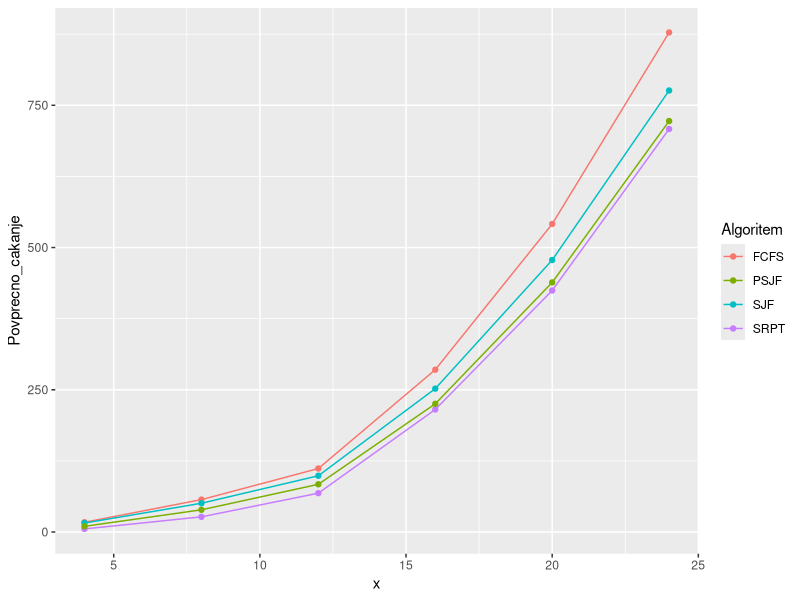

Here is the R script that generated this plot: (Note: this script raises an error after producing the figure.)
# Vizualizacija
# dal sem k = 1000 (v PYTHON), dogajajo se cudne stvari, verjetno ni problem v prvotnih algoritmih

library(ggplot2)
library(tidyr)

Beta_porazdelitev_n = read.csv("beta_n.csv")

Beta = Beta_porazdelitev_n[,0:4]

x = c(4, 8, 12 , 16 , 20 , 24)

df = cbind(x ,Beta)

Tabela = df %>% pivot_longer( !x, names_to = "Algoritem", values_to = "Povprecno_cakanje")

#df = cbind(x, Beta_porazdelitev_n)

cakanje = ggplot(Tabela, aes(x=x, y = Povprecno_cakanje, col = Algoritem)) +
  geom_line()+
  geom_point()

n_5 = casi_prihodov_normalne( 5, 5, 24, 0.01, 0.25)
n_10 = as_tibble(n_5)


ggplot(n_10, aes(x=cas_prihoda, y=dolzina_opravila)) + 
  geom_point(size=3) + 
  geom_segment(aes(x=cas_prihoda, 
                   xend=cas_prihoda, 
                   y=0, 
                   yend=dolzina_opravila)) + 
  labs(title="Prihodi opravil", 
       subtitle="M")
  theme(axis.text.x = element_text(angle=65, vjust=0.6))  # ta vrstica pazi
